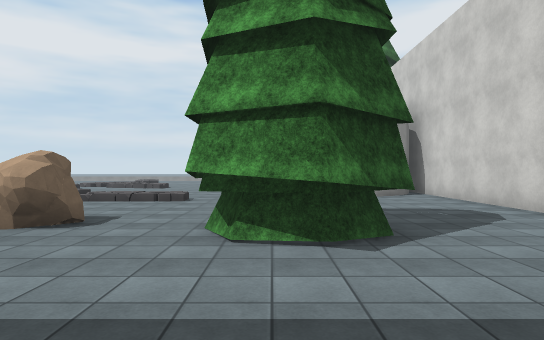
[1] (above)

21 first-person views from a walk through a Unity game level. The camera is 1.5 m above the floor, looks level and sees 75° across. The floor is counted in squares, 2 m on a side. Each view is taken from the middle of a square. On the plan, view 1 faces up. The plan holds only what a view shows up to about 11 squares ahead; the rest is blank. The place goes on beyond the plan. The player character is not drawn. Surface patterns are stand-ins for the level's own textures.

[2]
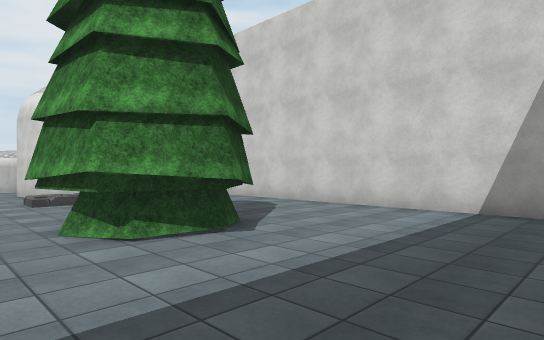

[3]
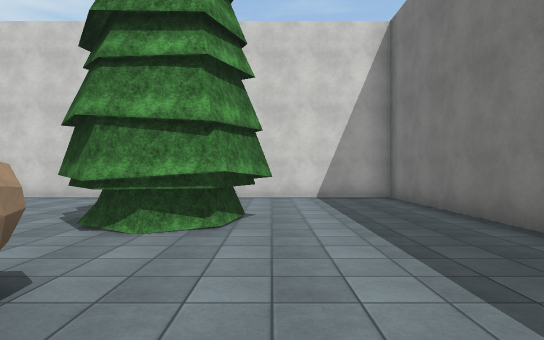

[4]
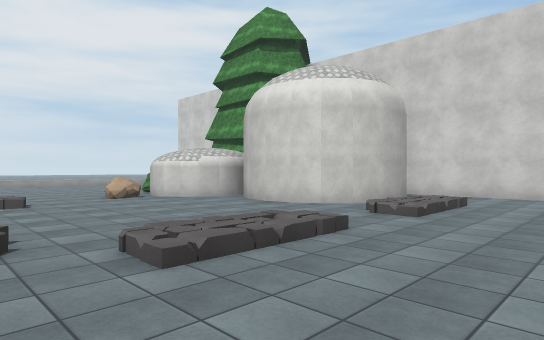

[5]
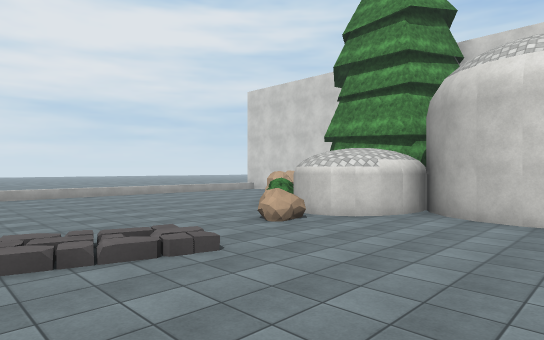

[6]
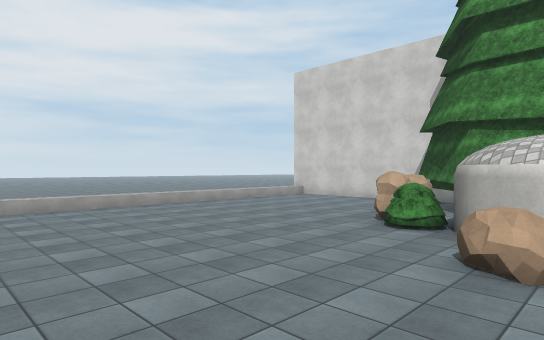

[7]
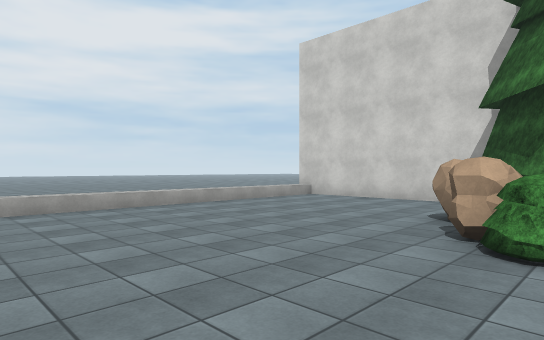

[8]
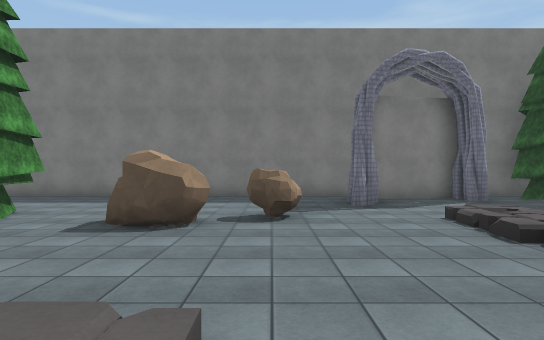

[9]
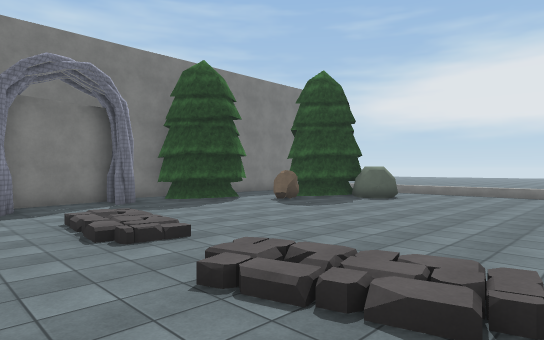

[10]
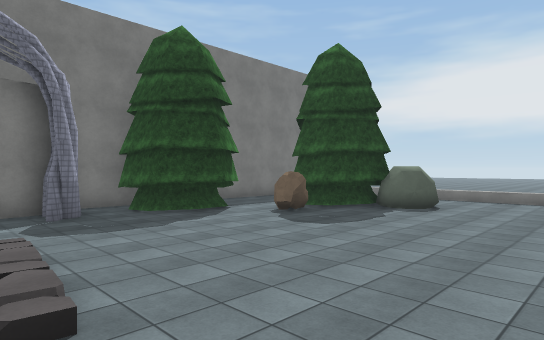

[11]
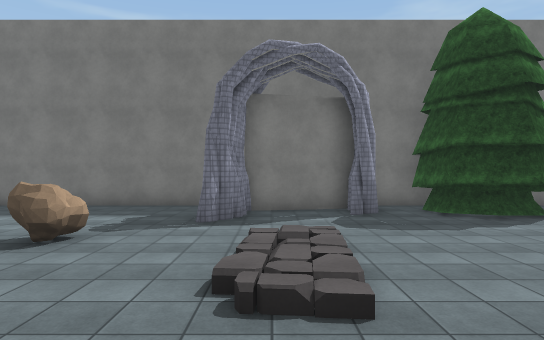

[12]
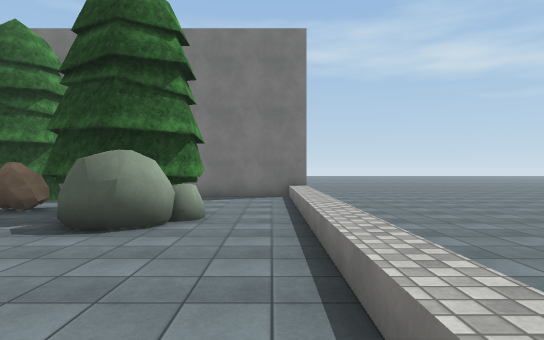

[13]
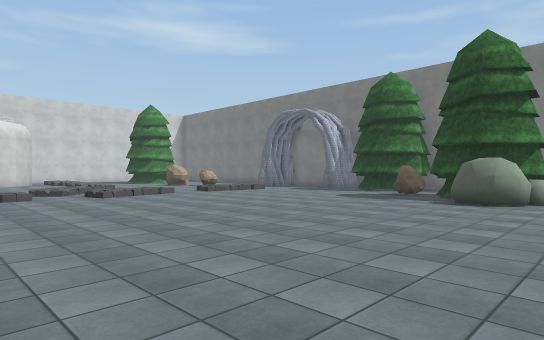

[14]
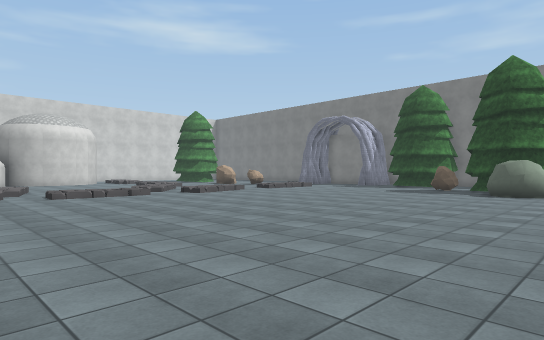

[15]
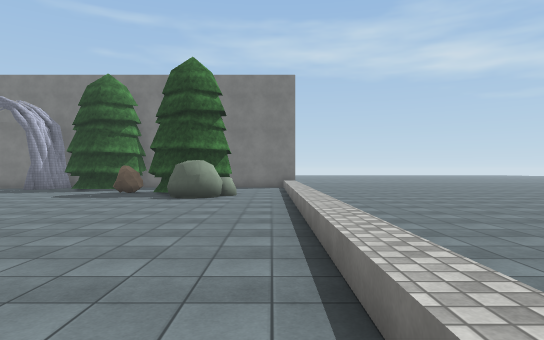

[16]
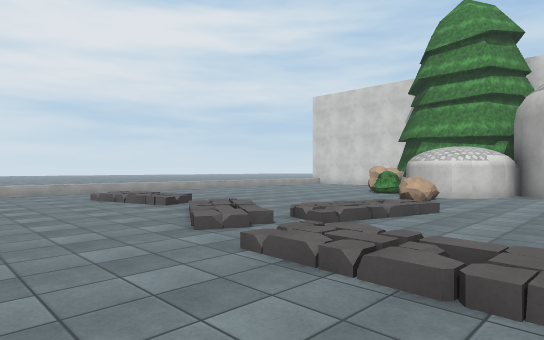

[17]
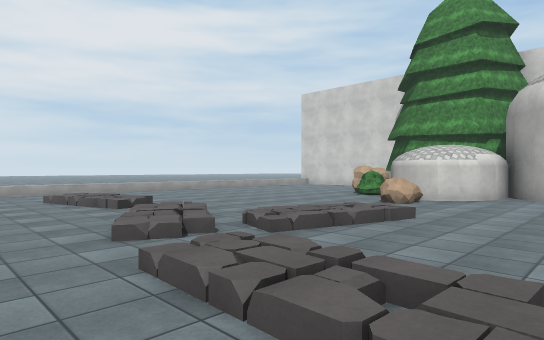

[18]
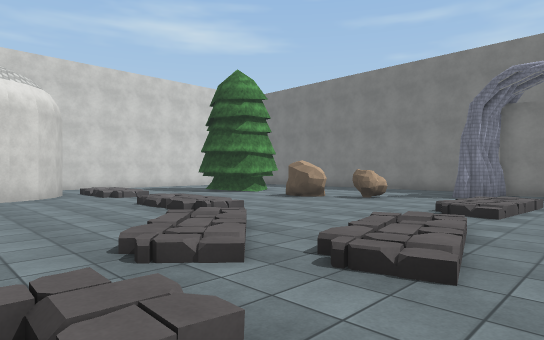

[19]
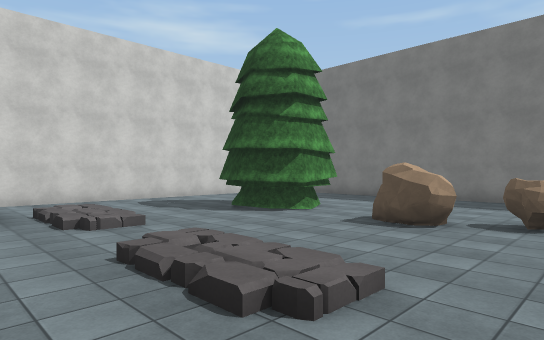

[20]
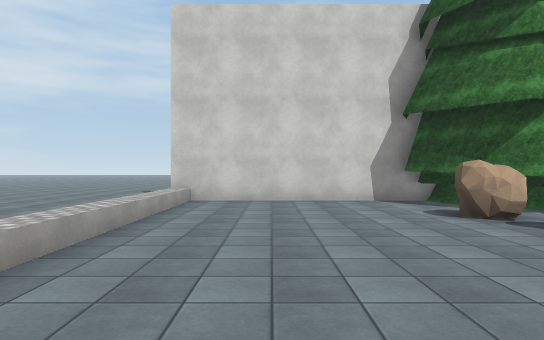

[21]
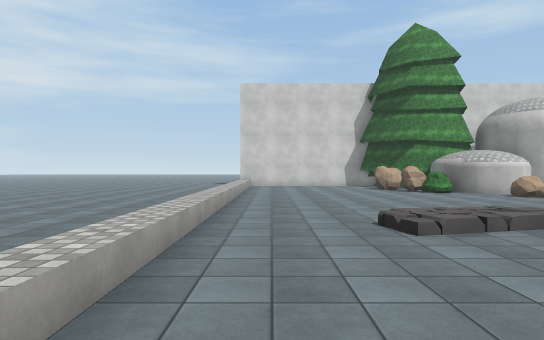

### Floor plan
Key: @ floor where view 1 was taken; # wall or solid block; . floor; / step, stairs or slope; ^ raised ledge; T tree; B bush; O other object.
Columns run from 20 left of view 1 to 5 right of it. Each row starts with its distance up from view 1.
 25                          #
 24          ^^^^^^^^^^^^^^^^#
 23         . ...............#
 22           ...............#
 21           .../...........#
 20           ... ...........#
 19           .../........O.##
 18           .../......BOTTTT
 17  . ...    ..//......B ##
 16   ..........///...O#
 15  ............///...###
 14 ^........../ ........#
 13 ^..........//.......##
 12 ^..........//.......##
 11 ^...........///......#####
 10 ^..........////.......##.#
  9 ^..........//.../ /.///..#
  8 ^.........../............#
  7 ^........................#
  6 ^.........../.......T....#
  5 ^..TT......//...OO.TTT...#
  4 ^.TTT......//..O...T#T...#
  3 ^..T#TO.............T....#
  2 ^..T ..TT....#...........#
  1 ^... .T##.####...........#
  0 ^...   T#.#  .......@....#
 -1  #####  ###  #############

Positions as (right, up) in squares from view 1, and headings:
1: (0, 0), facing up
2: (-2, 0), facing up-right
3: (-5, 3), facing right
4: (-6, 6), facing up-right
5: (-7, 11), facing up-right
6: (-6, 15), facing up-right
7: (-4, 17), facing up-right
8: (-5, 10), facing down
9: (-6, 11), facing down-left
10: (-8, 9), facing down-left
11: (-8, 9), facing down
12: (-19, 10), facing down
13: (-19, 14), facing down-right
14: (-19, 17), facing down-right
15: (-19, 15), facing down
16: (-11, 12), facing up-right
17: (-10, 12), facing up-right
18: (-10, 13), facing down-right
19: (-6, 11), facing down-right
20: (-4, 22), facing right
21: (-12, 23), facing right
